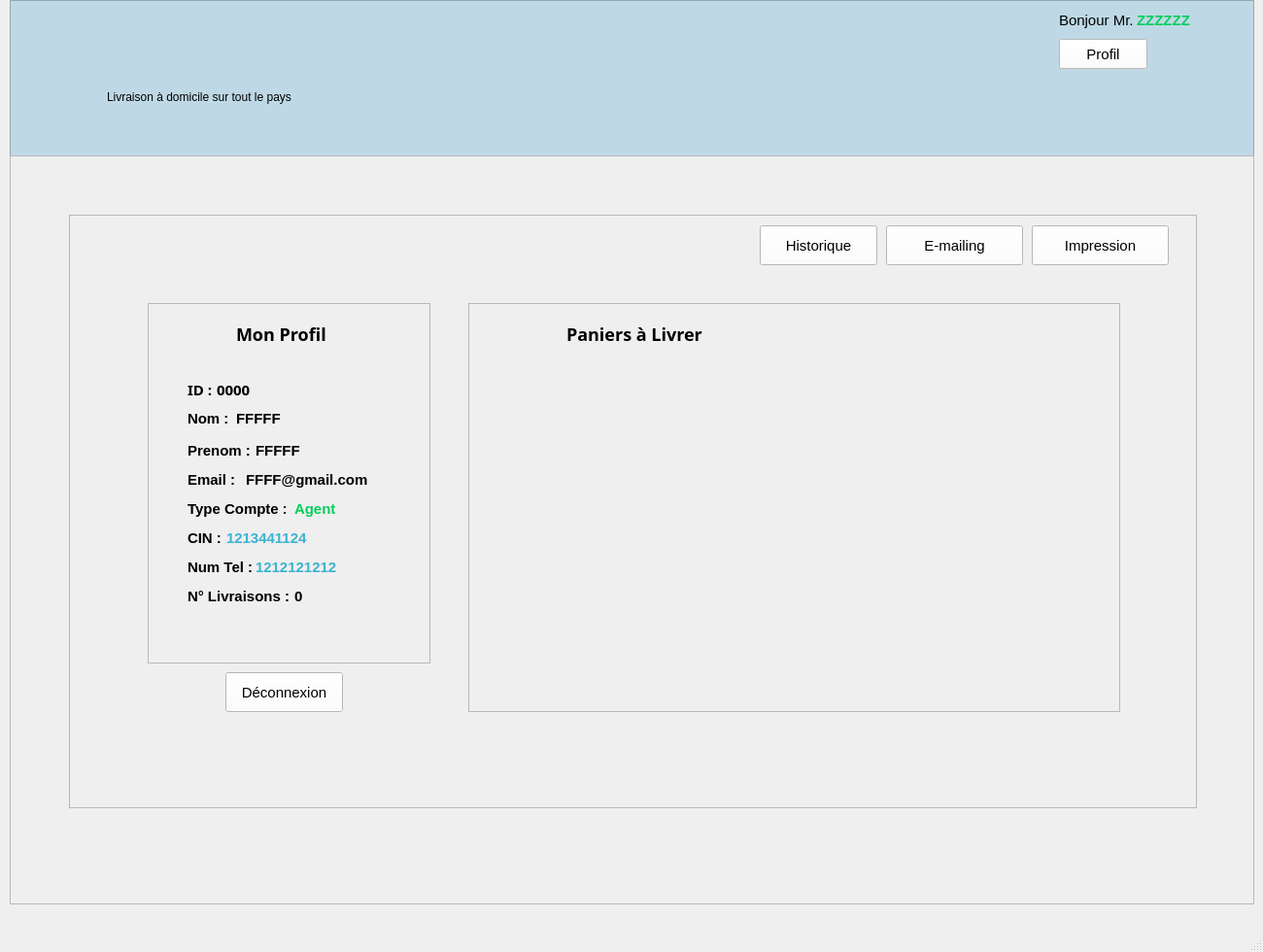
<?xml version="1.0" encoding="UTF-8"?>
<ui version="4.0">
 <class>livreur</class>
 <widget class="QMainWindow" name="livreur">
  <property name="geometry">
   <rect>
    <x>0</x>
    <y>0</y>
    <width>1300</width>
    <height>980</height>
   </rect>
  </property>
  <property name="windowTitle">
   <string>MainWindow</string>
  </property>
  <property name="styleSheet">
   <string notr="true">*{
font-family: 'Montserrat', sans-serif !important;  
font-size : 15px ;
}

#frame {
background: #BED9E5 ; 
}

#navbar_livraison {

font-size : 12px ; 
}

QPushButton {
background : #FFFFFF ; 
box-shadow:  0  0 30px white ;
transition: all 0.4s ;
}

QPushButton:hover {
background : #45A4CD ; 
}

#navbar_login {
background : #358612  ; 
color: white   ; 
}
#navbar_login:hover{
background : #A8D5B1   ; 
color: black   ; 
}
#navbar_signup {
background : #2B5F14  !important ; 
color: white !important ; 
}
#navbar_signup:hover {
background : #A8D5B1   ; 
color: black   ; 
}</string>
  </property>
  <widget class="QWidget" name="centralwidget">
   <widget class="QFrame" name="frame">
    <property name="geometry">
     <rect>
      <x>10</x>
      <y>0</y>
      <width>1281</width>
      <height>161</height>
     </rect>
    </property>
    <property name="frameShape">
     <enum>QFrame::StyledPanel</enum>
    </property>
    <property name="frameShadow">
     <enum>QFrame::Raised</enum>
    </property>
    <widget class="QLabel" name="logopic1">
     <property name="geometry">
      <rect>
       <x>10</x>
       <y>0</y>
       <width>311</width>
       <height>111</height>
      </rect>
     </property>
     <property name="text">
      <string/>
     </property>
    </widget>
    <widget class="QLabel" name="navbar_livraison">
     <property name="geometry">
      <rect>
       <x>100</x>
       <y>90</y>
       <width>241</width>
       <height>20</height>
      </rect>
     </property>
     <property name="text">
      <string>Livraison à domicile sur tout le pays</string>
     </property>
    </widget>
    <widget class="QLabel" name="navbar_card">
     <property name="geometry">
      <rect>
       <x>1000</x>
       <y>10</y>
       <width>71</width>
       <height>51</height>
      </rect>
     </property>
     <property name="text">
      <string/>
     </property>
    </widget>
    <widget class="QLabel" name="label">
     <property name="geometry">
      <rect>
       <x>1080</x>
       <y>10</y>
       <width>81</width>
       <height>21</height>
      </rect>
     </property>
     <property name="text">
      <string>Bonjour Mr.</string>
     </property>
    </widget>
    <widget class="QLabel" name="nom_livreur">
     <property name="geometry">
      <rect>
       <x>1160</x>
       <y>10</y>
       <width>81</width>
       <height>21</height>
      </rect>
     </property>
     <property name="styleSheet">
      <string notr="true">#nom_livreur {
color : #05CE5C ; 
font-weight : bold ; 

}</string>
     </property>
     <property name="text">
      <string>ZZZZZZ</string>
     </property>
    </widget>
    <widget class="QPushButton" name="navbar_Sant_2">
     <property name="geometry">
      <rect>
       <x>1080</x>
       <y>40</y>
       <width>91</width>
       <height>31</height>
      </rect>
     </property>
     <property name="text">
      <string>Profil</string>
     </property>
    </widget>
   </widget>
   <widget class="QScrollArea" name="scrollArea">
    <property name="geometry">
     <rect>
      <x>10</x>
      <y>160</y>
      <width>1281</width>
      <height>771</height>
     </rect>
    </property>
    <property name="widgetResizable">
     <bool>true</bool>
    </property>
    <widget class="QWidget" name="scrollAreaWidgetContents">
     <property name="geometry">
      <rect>
       <x>0</x>
       <y>0</y>
       <width>1279</width>
       <height>769</height>
      </rect>
     </property>
     <widget class="QStackedWidget" name="stackedWidget">
      <property name="geometry">
       <rect>
        <x>0</x>
        <y>0</y>
        <width>1281</width>
        <height>771</height>
       </rect>
      </property>
      <widget class="QWidget" name="Profil">
       <widget class="QScrollArea" name="scrollArea_historiqueLivr">
        <property name="geometry">
         <rect>
          <x>60</x>
          <y>60</y>
          <width>1161</width>
          <height>611</height>
         </rect>
        </property>
        <property name="styleSheet">
         <string notr="true">#scrollArea_3 {
background : #C3C3C3 !important ; 
}</string>
        </property>
        <property name="widgetResizable">
         <bool>true</bool>
        </property>
        <widget class="QWidget" name="scrollAreaWidgetContents_3">
         <property name="geometry">
          <rect>
           <x>0</x>
           <y>0</y>
           <width>1159</width>
           <height>609</height>
          </rect>
         </property>
         <widget class="QScrollArea" name="scrollArea_4">
          <property name="geometry">
           <rect>
            <x>80</x>
            <y>90</y>
            <width>291</width>
            <height>371</height>
           </rect>
          </property>
          <property name="styleSheet">
           <string notr="true">QLabel{
font-size : 15px ; 
font-weight : bold ; 
}

#monprofil_agent {
font-size : 18px ; 

}
#profil_typelivreur {
color : #05CE5C ; 
}
#label_58,#label_54 {
color : #3CB2D0 ; 
}

#button_deconnecter {
background : #7BE489 ; 
}
#button_deconnecter:hover {
background : #B3E9BA ; 
}</string>
          </property>
          <property name="widgetResizable">
           <bool>true</bool>
          </property>
          <widget class="QWidget" name="scrollAreaWidgetContents_4">
           <property name="geometry">
            <rect>
             <x>0</x>
             <y>0</y>
             <width>289</width>
             <height>369</height>
            </rect>
           </property>
           <widget class="QLabel" name="label_5">
            <property name="geometry">
             <rect>
              <x>40</x>
              <y>80</y>
              <width>31</width>
              <height>16</height>
             </rect>
            </property>
            <property name="font">
             <font>
              <family>Montserrat</family>
              <pointsize>-1</pointsize>
              <weight>75</weight>
              <bold>true</bold>
             </font>
            </property>
            <property name="text">
             <string>ID : </string>
            </property>
           </widget>
           <widget class="QLabel" name="label_47">
            <property name="geometry">
             <rect>
              <x>40</x>
              <y>110</y>
              <width>51</width>
              <height>16</height>
             </rect>
            </property>
            <property name="text">
             <string>Nom : </string>
            </property>
           </widget>
           <widget class="QLabel" name="label_48">
            <property name="geometry">
             <rect>
              <x>40</x>
              <y>140</y>
              <width>71</width>
              <height>21</height>
             </rect>
            </property>
            <property name="text">
             <string>Prenom : </string>
            </property>
           </widget>
           <widget class="QLabel" name="label_49">
            <property name="geometry">
             <rect>
              <x>40</x>
              <y>170</y>
              <width>61</width>
              <height>21</height>
             </rect>
            </property>
            <property name="text">
             <string>Email : </string>
            </property>
           </widget>
           <widget class="QLabel" name="label_50">
            <property name="geometry">
             <rect>
              <x>40</x>
              <y>200</y>
              <width>101</width>
              <height>21</height>
             </rect>
            </property>
            <property name="text">
             <string>Type Compte : </string>
            </property>
           </widget>
           <widget class="QLabel" name="label_51">
            <property name="geometry">
             <rect>
              <x>40</x>
              <y>230</y>
              <width>41</width>
              <height>21</height>
             </rect>
            </property>
            <property name="text">
             <string>CIN :</string>
            </property>
           </widget>
           <widget class="QLabel" name="label_52">
            <property name="geometry">
             <rect>
              <x>40</x>
              <y>260</y>
              <width>71</width>
              <height>21</height>
             </rect>
            </property>
            <property name="text">
             <string>Num Tel :</string>
            </property>
           </widget>
           <widget class="QLabel" name="monprofil_agent">
            <property name="geometry">
             <rect>
              <x>90</x>
              <y>20</y>
              <width>111</width>
              <height>21</height>
             </rect>
            </property>
            <property name="font">
             <font>
              <family>Montserrat</family>
              <pointsize>-1</pointsize>
              <weight>75</weight>
              <bold>true</bold>
             </font>
            </property>
            <property name="text">
             <string>Mon Profil</string>
            </property>
           </widget>
           <widget class="QLabel" name="label_53">
            <property name="geometry">
             <rect>
              <x>100</x>
              <y>170</y>
              <width>131</width>
              <height>21</height>
             </rect>
            </property>
            <property name="text">
             <string>FFFF@gmail.com</string>
            </property>
           </widget>
           <widget class="QLabel" name="label_54">
            <property name="geometry">
             <rect>
              <x>110</x>
              <y>260</y>
              <width>101</width>
              <height>21</height>
             </rect>
            </property>
            <property name="text">
             <string>1212121212</string>
            </property>
           </widget>
           <widget class="QLabel" name="label_55">
            <property name="geometry">
             <rect>
              <x>90</x>
              <y>110</y>
              <width>91</width>
              <height>16</height>
             </rect>
            </property>
            <property name="text">
             <string>FFFFF</string>
            </property>
           </widget>
           <widget class="QLabel" name="label_56">
            <property name="geometry">
             <rect>
              <x>110</x>
              <y>140</y>
              <width>71</width>
              <height>21</height>
             </rect>
            </property>
            <property name="text">
             <string>FFFFF</string>
            </property>
           </widget>
           <widget class="QLabel" name="label_57">
            <property name="geometry">
             <rect>
              <x>70</x>
              <y>80</y>
              <width>41</width>
              <height>16</height>
             </rect>
            </property>
            <property name="font">
             <font>
              <family>Montserrat</family>
              <pointsize>-1</pointsize>
              <weight>75</weight>
              <bold>true</bold>
             </font>
            </property>
            <property name="text">
             <string>0000</string>
            </property>
           </widget>
           <widget class="QLabel" name="label_58">
            <property name="geometry">
             <rect>
              <x>80</x>
              <y>230</y>
              <width>121</width>
              <height>21</height>
             </rect>
            </property>
            <property name="text">
             <string>1213441124</string>
            </property>
           </widget>
           <widget class="QLabel" name="profil_typelivreur">
            <property name="geometry">
             <rect>
              <x>150</x>
              <y>200</y>
              <width>101</width>
              <height>21</height>
             </rect>
            </property>
            <property name="text">
             <string>Agent</string>
            </property>
           </widget>
           <widget class="QLabel" name="label_59">
            <property name="geometry">
             <rect>
              <x>40</x>
              <y>290</y>
              <width>111</width>
              <height>21</height>
             </rect>
            </property>
            <property name="text">
             <string>N° Livraisons : </string>
            </property>
           </widget>
           <widget class="QLabel" name="label_TotalLivraisons">
            <property name="geometry">
             <rect>
              <x>150</x>
              <y>290</y>
              <width>101</width>
              <height>21</height>
             </rect>
            </property>
            <property name="text">
             <string>0</string>
            </property>
           </widget>
          </widget>
         </widget>
         <widget class="QScrollArea" name="scrollArea_5">
          <property name="geometry">
           <rect>
            <x>410</x>
            <y>90</y>
            <width>671</width>
            <height>421</height>
           </rect>
          </property>
          <property name="styleSheet">
           <string notr="true">QLabel{
font-size : 15px ; 
font-weight : bold ; 
}

#monprofil_agent_2 {
font-size : 18px ; 

}
#profil_typeagent {
color : red ; 
}
#label_58,#label_54 {
color : #3CB2D0 ; 
}

#button_deconnecter {
background : #7BE489 ; 
}
#button_deconnecter:hover {
background : #B3E9BA ; 
}</string>
          </property>
          <property name="widgetResizable">
           <bool>true</bool>
          </property>
          <widget class="QWidget" name="scrollAreaWidgetContents_5">
           <property name="geometry">
            <rect>
             <x>0</x>
             <y>0</y>
             <width>669</width>
             <height>419</height>
            </rect>
           </property>
           <widget class="QLabel" name="monprofil_agent_2">
            <property name="geometry">
             <rect>
              <x>100</x>
              <y>20</y>
              <width>231</width>
              <height>21</height>
             </rect>
            </property>
            <property name="font">
             <font>
              <family>Montserrat</family>
              <pointsize>-1</pointsize>
              <weight>75</weight>
              <bold>true</bold>
             </font>
            </property>
            <property name="text">
             <string>Paniers à Livrer</string>
            </property>
           </widget>
          </widget>
         </widget>
         <widget class="QPushButton" name="button_deconnecter">
          <property name="geometry">
           <rect>
            <x>160</x>
            <y>470</y>
            <width>121</width>
            <height>41</height>
           </rect>
          </property>
          <property name="text">
           <string>Déconnexion</string>
          </property>
         </widget>
         <widget class="QPushButton" name="pushButton_HistoriqLivr">
          <property name="geometry">
           <rect>
            <x>710</x>
            <y>10</y>
            <width>121</width>
            <height>41</height>
           </rect>
          </property>
          <property name="text">
           <string>Historique</string>
          </property>
         </widget>
         <widget class="QPushButton" name="pushButton_EmailLivr">
          <property name="geometry">
           <rect>
            <x>840</x>
            <y>10</y>
            <width>141</width>
            <height>41</height>
           </rect>
          </property>
          <property name="text">
           <string>E-mailing</string>
          </property>
         </widget>
         <widget class="QPushButton" name="pushButton_impressionLivr">
          <property name="geometry">
           <rect>
            <x>990</x>
            <y>10</y>
            <width>141</width>
            <height>41</height>
           </rect>
          </property>
          <property name="text">
           <string>Impression</string>
          </property>
         </widget>
        </widget>
       </widget>
      </widget>
      <widget class="QWidget" name="page_2"/>
     </widget>
    </widget>
   </widget>
  </widget>
  <widget class="QMenuBar" name="menubar">
   <property name="geometry">
    <rect>
     <x>0</x>
     <y>0</y>
     <width>1300</width>
     <height>23</height>
    </rect>
   </property>
  </widget>
  <widget class="QStatusBar" name="statusbar"/>
 </widget>
 <resources/>
 <connections/>
</ui>
